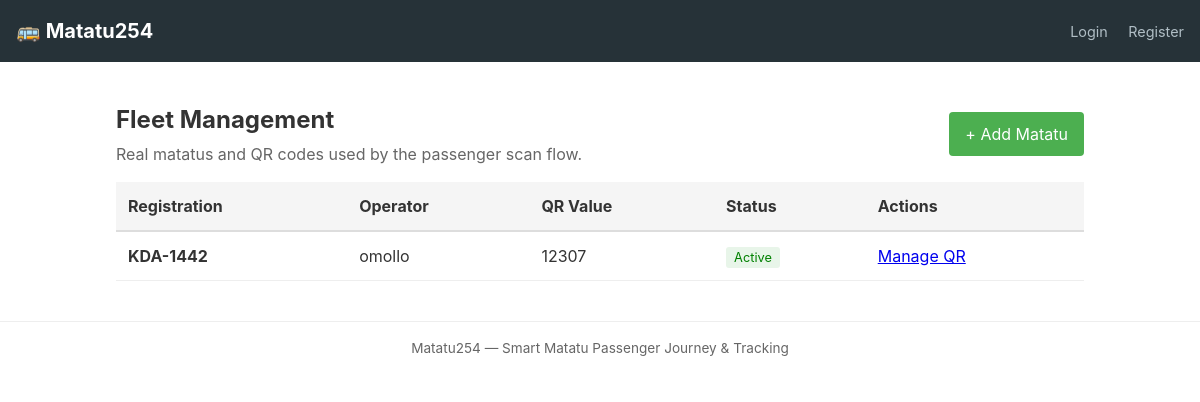
The page /fleet/ on the database as committed earlier.
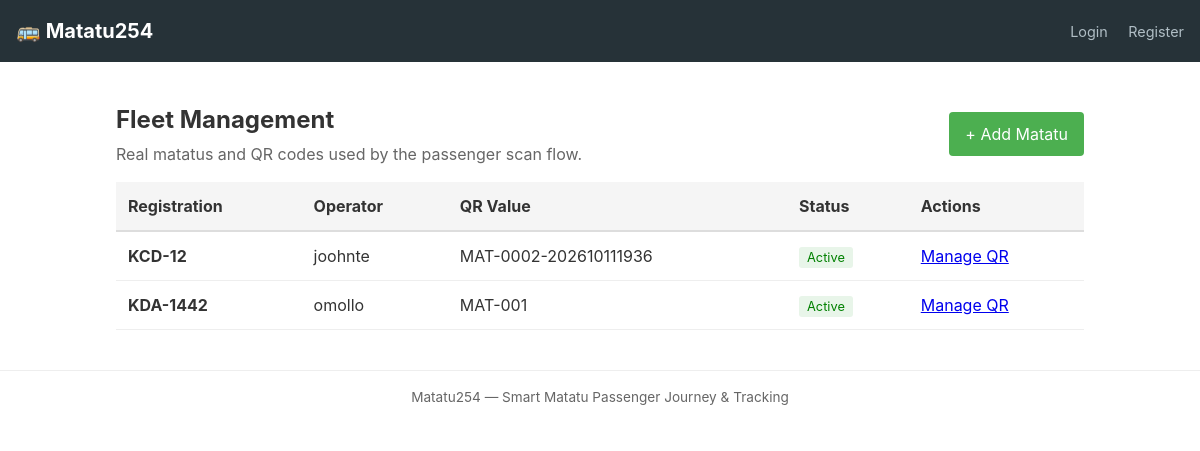
The same page on the database as committed later.
### fleet/models.py (models this page shows, shortened)
class Matatu(models.Model):
	registration_number = models.CharField(max_length=20, unique=True)
	operator = models.CharField(max_length=255)
	owner = models.ForeignKey(settings.AUTH_USER_MODEL, on_delete=models.CASCADE, related_name="matatus", null=True, blank=True)
	created_at = models.DateTimeField(auto_now_add=True)

class QRCode(models.Model):
	class Status(models.TextChoices):
		ACTIVE = "active", "Active"
		INACTIVE = "inactive", "Inactive"
	matatu = models.OneToOneField(
		Matatu,
		on_delete=models.CASCADE,
		related_name="qr_code",
	)
	code_value = models.TextField(unique=True)
	status = models.CharField(
		max_length=8,
		choices=Status.choices,
		default=Status.ACTIVE,
	)

### fleet/views.py (the view)
# urls.py: path('', index.as_view(), name='index'),
class index(TemplateView):
    template_name = 'fleet/index.html'
    def get_context_data(self, **kwargs):
        context = super().get_context_data(**kwargs)
        context['matatus'] = Matatu.objects.select_related('qr_code').order_by('registration_number')
        return context

### templates/fleet/index.html (shortened to what this page needs)
{% extends 'base.html' %}
{% block content %}
  <div style="max-width: 1000px; margin: 0 auto; padding: 1rem;">
    <header style="display: flex; justify-content: space-between; align-items: center; margin-bottom: 1rem; flex-wrap: wrap; gap: 1rem;">
      <div>
        <h2 style="margin: 0;">Fleet Management</h2>
        <p style="margin: 0.25rem 0 0; color: #666;">Real matatus and QR codes used by the passenger scan flow.</p>
      </div>
      <a href="{% url 'management:matatu-create' %}" style="padding: 0.6rem 1rem; background: #4caf50; color: white; text-decoration: none; border-radius: 4px;">+ Add Matatu</a>
    </header>
    {% if matatus %}
      <div style="overflow-x: auto;">
        <table style="width: 100%; border-collapse: collapse;">
          <thead>
            <tr style="background: #f5f5f5;">
              <th style="padding: 0.75rem; text-align: left; border-bottom: 2px solid #ddd;">Registration</th>
              <th style="padding: 0.75rem; text-align: left; border-bottom: 2px solid #ddd;">Operator</th>
              <th style="padding: 0.75rem; text-align: left; border-bottom: 2px solid #ddd;">QR Value</th>
              <th style="padding: 0.75rem; text-align: left; border-bottom: 2px solid #ddd;">Status</th>
              <th style="padding: 0.75rem; text-align: left; border-bottom: 2px solid #ddd;">Actions</th>
            </tr>
          </thead>
          <tbody>
            {% for matatu in matatus %}
              <tr style="border-bottom: 1px solid #eee;">
                <td style="padding: 0.75rem; font-weight: bold;">{{ matatu.registration_number }}</td>
                <td style="padding: 0.75rem;">{{ matatu.operator }}</td>
                <td style="padding: 0.75rem;">
                  {% if matatu.qr_code %}
                    {{ matatu.qr_code.code_value }}
                  {% else %}
                    <span style="color: #999;">No QR</span>
                  {% endif %}
                </td>
                <td style="padding: 0.75rem;">
                  {% if matatu.qr_code %}
                    <span style="padding: 0.2rem 0.5rem; border-radius: 3px; font-size: 0.8rem; background: {% if matatu.qr_code.status == 'active' %}#e8f5e9{% else %}#fce4ec{% endif %}; color: {% if matatu.qr_code.status == 'active' %}green{% else %}red{% endif %};">
                      {{ matatu.qr_code.get_status_display }}
                    </span>
                  {% else %}
                    <span style="color: #999;">—</span>
                  {% endif %}
                </td>
                <td style="padding: 0.75rem;">
                  {% if matatu.qr_code %}
                    <a href="{% url 'management:matatu-qr' matatu.pk %}">Manage QR</a>
                  {% else %}
                    <a href="{% url 'management:matatu-create' %}">Create QR</a>
                  {% endif %}
                </td>
              </tr>
            {% endfor %}
          </tbody>
        </table>
      </div>
    {% else %}
      <p style="color: #666;">No matatus registered yet.</p>
    {% endif %}
  </div>
{% endblock content %}

### templates/base.html (shortened to what this page needs)
<!DOCTYPE html>
<html lang="en">
<head>
</head>
<body>
  <header class="site-header">
    <div class="container">
      <h1>🚌 Matatu254</h1>
      <nav>
        {% if user.is_authenticated %}
          <a href="{% url 'core:dashboard' %}">Dashboard</a>
          {% if user.role == 'PASSANGER' %}
            <a href="{% url 'journeys:scan-qr' %}">Scan QR</a>
            <a href="{% url 'journeys:history' %}">History</a>
          {% endif %}
          {% if user.role == 'CONDUCTOR' %}
            <a href="{% url 'conductor:dashboard' %}">Trip Dashboard</a>
            <a href="{% url 'conductor:notifications' %}">Notifications</a>
          {% endif %}
          {% if user.role == 'ADMIN' %}
            <a href="/admin/">Admin</a>
          {% endif %}
          <a href="{% url 'accounts:logout' %}">Logout ({{ user.username }})</a>
        {% else %}
          <a href="{% url 'accounts:login' %}">Login</a>
          <a href="{% url 'accounts:register' %}">Register</a>
        {% endif %}
      </nav>
    </div>
  </header>
  <main class="main" id="main-content">
    {% block content %}{% endblock %}
  </main>
  <footer>
    Matatu254 — Smart Matatu Passenger Journey & Tracking
  </footer>
</body>
</html>

### templates/base.html (style rules this page uses)
* { box-sizing: border-box; }
body { font-family: -apple-system, BlinkMacSystemFont, "Segoe UI", Roboto, sans-serif; margin: 0; line-height: 1.5; color: #333; }
.site-header { background: #263238; color: white; padding: 1rem; }
.site-header .container { max-width: 1200px; margin: 0 auto; display: flex; justify-content: space-between; align-items: center; }
.site-header h1 { margin: 0; font-size: 1.25rem; }
.site-header nav a { color: #b0bec5; text-decoration: none; margin-left: 1rem; font-size: 0.9rem; }
.main { max-width: 1200px; margin: 0 auto; padding: 1.5rem 1rem; }
footer { border-top: 1px solid #eee; padding: 1rem; text-align: center; color: #666; font-size: 0.85rem; }

Rows that differ between the two databases and show on the page:
added Matatu: registration_number "KCD-12", operator "joohnte", qr_code.code_value "MAT-0002-202610111936", qr_code.status "Active", shows "Manage QR"
changed through a linked row, Matatu "KDA-1442": qr_code.code_value "12307" → "MAT-001"
